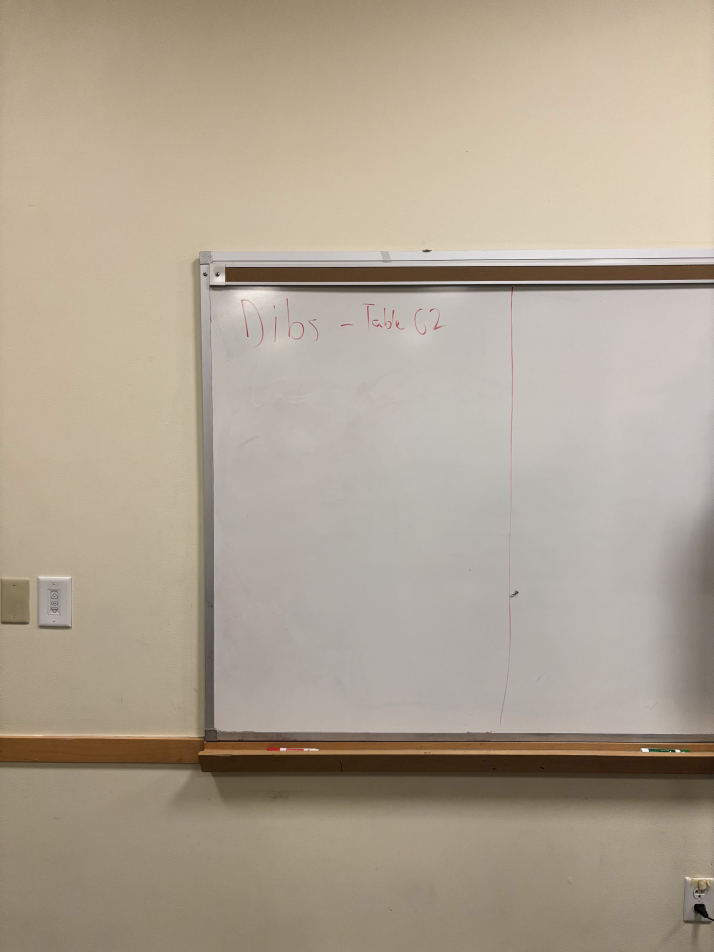
#> input picture test_images/IMG_1887.jpg, 4284 x 5712 px, given in place of hand.jpg, which was not available (shown at 1/6 size)
$ python Whiteboard_Image.py
#> lines starting #> are read from the running program, lines starting #| are printed output that depends on the picture; after the words box and inside, x2 and y2 are one past the last pixel; in counts of white or black regions, pixels touching at a corner belong together; pictures that were not available may be replaced by others from this repository, and a replacement may not be noted
import cv2
import numpy as np

def main():
    """
    main
    """
    print("EoF")
    print("I don't like this in another function lol")

def getWhiteboard(image):
    """
    Image is cv2.imread object
    """
    # gaussian_kernel = (5, 5)
    # start by getting the whiteboard as a mask


    # # Load image
    # # bg_whiteboard is our buffer image
    # bg_whiteboard = cv2.imread('Background2.jpg')
    # print("image")

    # Convert to HSV color space
    hsv = cv2.cvtColor(image, cv2.COLOR_BGR2HSV)

    # Define color range (example: detecting blue)
    lower_bound = np.array([0, 0, 175])  # Lower HSV threshold
    upper_bound = np.array([255, 30, 255]) # Upper HSV threshold

    # Create mask
    mask = cv2.inRange(hsv, lower_bound, upper_bound)

    # I DON'T THINK THESE SHOULD BE HERE
    #blurred = cv2.GaussianBlur(mask, gaussian_kernel, 0)

    #Apply morphological operations
    #mask = cv2.morphologyEx(mask, cv2.MORPH_OPEN, morphology_kernel)
    #mask = cv2.morphologyEx(mask, cv2.MORPH_CLOSE, morphology_kernel)

    # Assume `mask` is your unfilled binary mask
    filled_mask = mask.copy()

    # Morphological closing to fill gaps
    kernel = np.ones((5,5), np.uint8)
    mask = cv2.morphologyEx(mask, cv2.MORPH_CLOSE, kernel)

    # Find contours of the mask
    contours, _ = cv2.findContours(mask, cv2.RETR_EXTERNAL, cv2.CHAIN_APPROX_SIMPLE)

    # Fill the detected contours
    #mask = cv2.drawContours(mask, contours, -1, (255), thickness=cv2.FILLED)

    # Get bounding box
    if contours:
        contours = sorted(contours, key=cv2.contourArea, reverse=True)
        largest_contour = contours[0]

        # Get bounding box
        x, y, w, h = cv2.boundingRect(largest_contour)
        whiteboard = image[y:y+h, x:x+w]

        #cv2.rectangle(image, (x, y), (x + w, y + h), (0, 255, 0), 2)

        filled_mask = mask.copy()
        #filled_mask = cv2.drawContours(filled_mask, [largest_contour], -1, 255, thickness=cv2.FILLED)
        cv2.rectangle(filled_mask, (x, y), (x + w, y + h), 255, thickness=cv2.FILLED)

    return whiteboard, [x,y,w,h]

def getWBForeground(whiteboard, bg_whiteboard):
    """
    Returns objects that stand out from the background image
    """
    # Get dimensions of the regular image
    height, width = whiteboard.shape[:2]

    # Resize the background to match the regular image
    bg_whiteboard = cv2.resize(bg_whiteboard, (width, height))

    # # Ensure the images are of the same size
    if whiteboard.shape != bg_whiteboard.shape:
        print("Images must be the same size!")
        exit()

    #Calculate the absolute difference
    difference = cv2.absdiff(bg_whiteboard, whiteboard)

    difference = cv2.cvtColor(difference, cv2.COLOR_BGR2GRAY)

    #blurred_mask = cv2.GaussianBlur(difference, (5, 5), 0)

    # Apply thresholding to highlight differences
    _, thresholded = cv2.threshold(difference, 30, 255, cv2.THRESH_BINARY)  # Adjust the threshold value


    #this is a little high
    kernel = np.ones((6, 6), np.uint8)
    thresholded = cv2.morphologyEx(thresholded, cv2.MORPH_CLOSE, kernel)
    thresholded = cv2.morphologyEx(thresholded, cv2.MORPH_OPEN, kernel)  # Remove small noise

    # FINDING AND IGNORING SMALL WIDTH OBJECTS

    # # Find contours
    contours, _ = cv2.findContours(thresholded, cv2.RETR_EXTERNAL, cv2.CHAIN_APPROX_SIMPLE)

    # Define the minimum width threshold
    min_width = 40  # Adjust as needed

    # Create a copy of the mask to modify
    filtered_mask = thresholded.copy()

    # Iterate over contours
    for contour in contours:
        # Get the bounding rectangle of the contour
        x, y, w, h = cv2.boundingRect(contour)

        # Check if the width is smaller than the threshold
        if w < min_width or h < min_width:
            # Remove the object by setting its pixels to 0
            cv2.drawContours(filtered_mask, [contour], -1, 0, thickness=cv2.FILLED)

    return filtered_mask

def replaceFG(fg_mask, bg_whiteboard, whiteboard):
    # Get dimensions of the regular image
    height, width = whiteboard.shape[:2]

    # Resize the background to match the regular image
    bg_whiteboard = cv2.resize(bg_whiteboard, (width, height))

    region_from_image1 = cv2.bitwise_and(bg_whiteboard, bg_whiteboard, mask=fg_mask)

    # if filtered_mask.shape[:2] != bg_whiteboard.shape[:2]:
    #     filtered_mask = cv2.resize(filtered_mask, (bg_whiteboard.shape[1], bg_whiteboard.shape[0]))

    #_, bmask = cv2.threshold(mask1, 1, 255, cv2.THRESH_BINARY)

    # Invert the mask to black-out the area on image2
    inverted_mask = cv2.bitwise_not(fg_mask)
    image2_background = cv2.bitwise_and(whiteboard, whiteboard, mask=inverted_mask)

    #cv2.imshow("i2bg", image2_background)
    # Combine the region from image1 with the background from image2
    return cv2.add(image2_background, region_from_image1)

def reattachBG(image, whiteboard, area):
    x, y, w, h = area
    whiteboard = cv2.resize(whiteboard, (w, h))

    # Place the cutout back into the original image
    restored_image = image.copy()
    restored_image[y:y+h, x:x+w] = whiteboard

    return restored_image

if __name__ == "__main__":
    # This block will only run if the script is executed directly
    image = cv2.imread('../hand.jpg')
#> image is the input picture: shape (5712, 4284, 3); mean B, G, R 145.9, 162.5, 174.6
    image = cv2.resize(image, (500,900))
#> image: shape (900, 500, 3)
    #bg whiteboard needs to be saved from getWhiteboard or getWBForeground
    #maybe save background if nothing is in background range
    bg_whiteboard = cv2.imread("Background2.jpg")
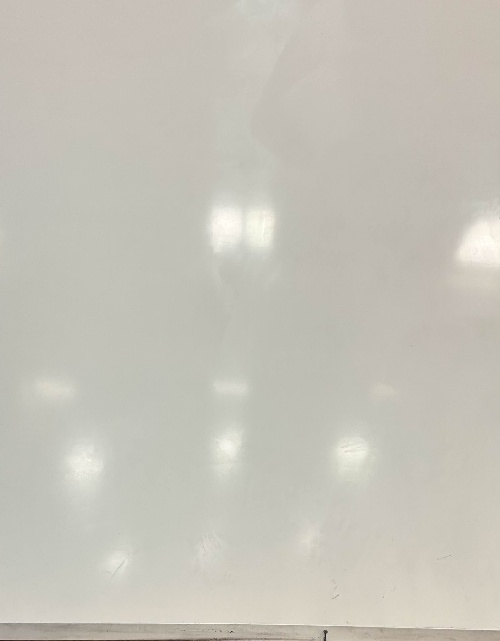
#> input picture Background2.jpg, 500 x 641 px
#> bg_whiteboard is the input picture: shape (641, 500, 3); mean B, G, R 185.3, 195.1, 197.8

    #BUFFERAREA IS AREA CUTOUT FROM OG IMAGE
    bufferIm, bufferArea = getWhiteboard(image)
#> in getWhiteboard, `hsv = cv2.cvtColor(image, cv2.COLOR_BGR2HSV)`: hsv: shape (900, 500, 3); mean H, S, V 17.6, 45.7, 174.5
#> in getWhiteboard, `mask = cv2.inRange(hsv, lower_bound, upper_bound)`: mask: shape (900, 500); 29.4% white; 342 white regions (333 under 20 px), largest, box (x1, y1, x2, y2) and area: (140, 250, 500, 694) 125165, (147, 234, 500, 269) 5092, (208, 264, 500, 269) 754
#> in getWhiteboard, `mask = cv2.morphologyEx(mask, cv2.MORPH_CLOSE, kernel)`:
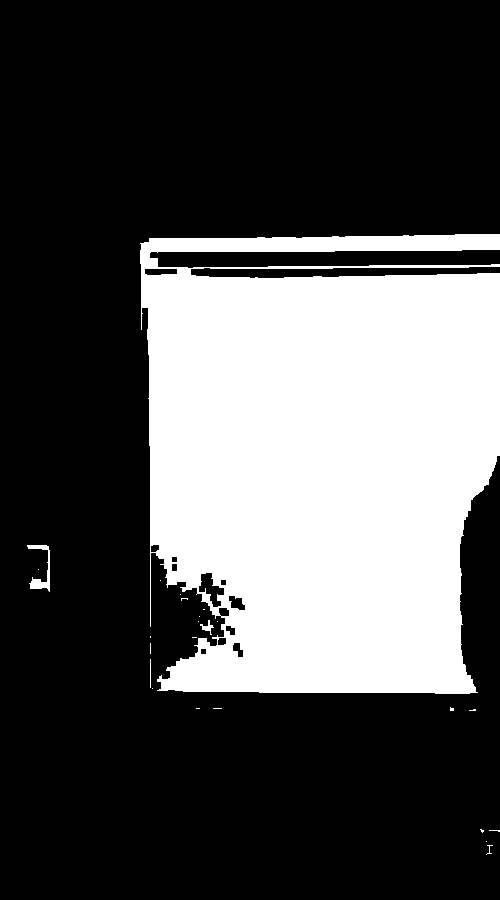
#> mask: shape (900, 500); 31.1% white; 24 white regions (20 under 20 px)
#> in getWhiteboard, `contours, _ = cv2.findContours(mask, cv2.RETR_EXTERNAL, cv2.CHAIN_APPR..`: contours = 24 contours, 21 with area under 20; largest, box (x1, y1, x2, y2) and area: (140, 234, 500, 694) 138804, (27, 545, 50, 592) 252, (200, 620, 214, 635) 46
#> in getWhiteboard, `largest_contour = contours[0]`: largest_contour = contour of 376 points, box (x1, y1, x2, y2) (140, 234, 500, 694), area 138804
#> in getWhiteboard, `x, y, w, h = cv2.boundingRect(largest_contour)`: x = 140; y = 234; w = 360; h = 460
#> in getWhiteboard, `cv2.rectangle(filled_mask, (x, y), (x + w, y + h), 255, thickness=cv2...`:
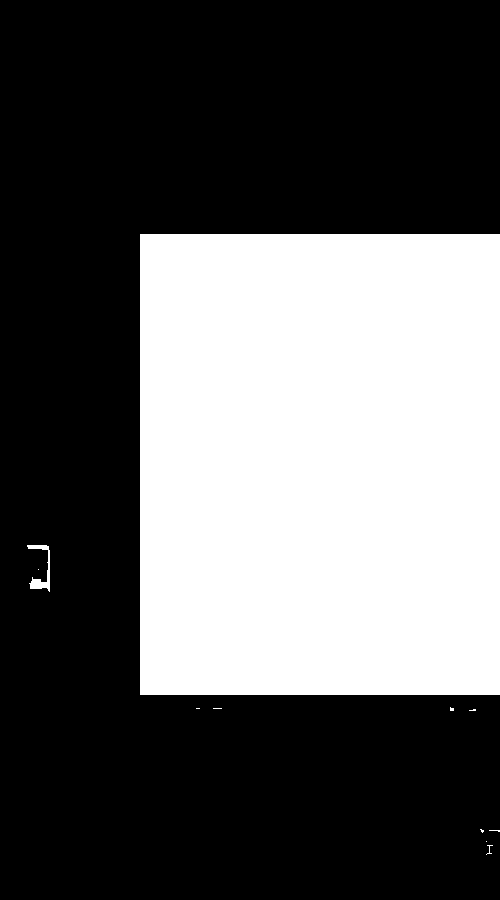
#> filled_mask: shape (900, 500); 37% white; 11 white regions (9 under 20 px), largest, box (x1, y1, x2, y2) and area: (140, 234, 500, 695) 165960, (27, 545, 50, 592) 338
#> bufferArea = [140, 234, 360, 460]
    fg_mask = getWBForeground(bufferIm, bg_whiteboard)
#> in getWBForeground, `difference = cv2.absdiff(bg_whiteboard, whiteboard)`:
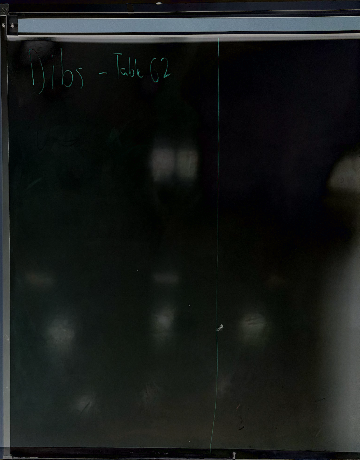
#> difference: shape (460, 360, 3); mean of channels 0, 1, 2 24, 25.6, 22.4; drawn as B, G, R
#> in getWBForeground, `_, thresholded = cv2.threshold(difference, 30, 255, cv2.THRESH_BINARY)`: thresholded: shape (460, 360); 25.2% white; 343 white regions (328 under 20 px), largest, box (x1, y1, x2, y2) and area: (0, 31, 360, 460) 28100, (0, 3, 360, 56) 7662, (151, 148, 197, 181) 1144
#> in getWBForeground, `thresholded = cv2.morphologyEx(thresholded, cv2.MORPH_CLOSE, kernel)`: thresholded: shape (460, 360); 30% white; 63 white regions (49 under 20 px), largest, box (x1, y1, x2, y2) and area: (0, 0, 360, 460) 44887, (152, 149, 198, 182) 1179, (239, 312, 270, 347) 788
#> in getWBForeground, `thresholded = cv2.morphologyEx(thresholded, cv2.MORPH_OPEN, kernel)`: thresholded: shape (460, 360); 29.3% white; 9 white regions
#> in getWBForeground, `contours, _ = cv2.findContours(thresholded, cv2.RETR_EXTERNAL, cv2.CHA..`: contours = 9 contours; largest, box (x1, y1, x2, y2) and area: (0, 83, 360, 460) 31566, (0, 0, 360, 55) 11621, (154, 150, 199, 181) 1093, (240, 314, 270, 347) 732, (154, 307, 177, 347) 686
#> the loop in getWBForeground, `for contour in contours:` made 9 passes
#> (x, y, w, h) on passes 1 to 9: (240, 314, 30, 33), (154, 307, 23, 40), (160, 276, 18, 8), (28, 275, 27, 15), (333, 159, 27, 37), (154, 150, 45, 31), (0, 83, 360, 377), (120, 61, 20, 17), (0, 0, 360, 55)
#> after the loop in getWBForeground, `for contour in contours:`:
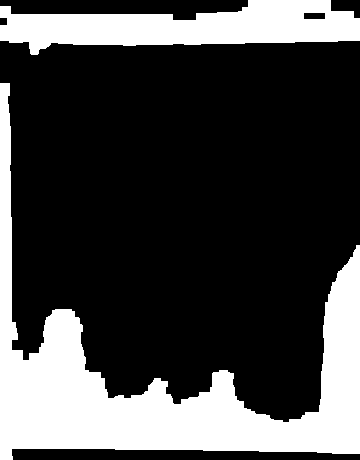
#> filtered_mask: shape (460, 360); 26.8% white; 2 white regions, box (x1, y1, x2, y2) and area: (0, 83, 360, 460) 32544, (0, 0, 360, 55) 11918
    display_wb = replaceFG(fg_mask,bg_whiteboard,bufferIm)
#> in replaceFG, `return cv2.add(image2_background, region_from_image1)`:
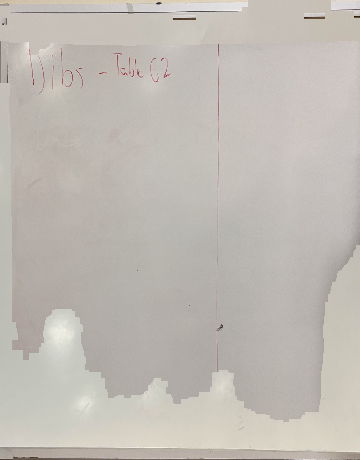
#> returned value: shape (460, 360, 3); mean of channels 0, 1, 2 180.2, 187, 191.9; drawn as B, G, R
    display_final = reattachBG(image, display_wb, bufferArea)
#> in reattachBG, `x, y, w, h = area`: x = 140; y = 234; w = 360; h = 460
#> in reattachBG, `restored_image[y:y+h, x:x+w] = whiteboard`:
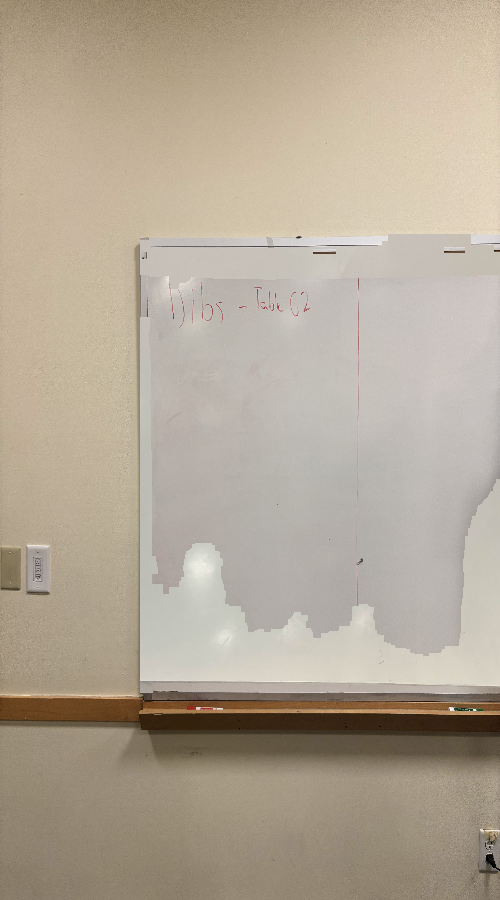
#> restored_image: shape (900, 500, 3); mean B, G, R 150.8, 167.7, 179.3

    cv2.imshow("Result", display_final)

    #FOR VIDEO LOOP: use latest display image as bg_whiteboard
    cv2.waitKey(0)
    cv2.destroyAllWindows()

    main()
